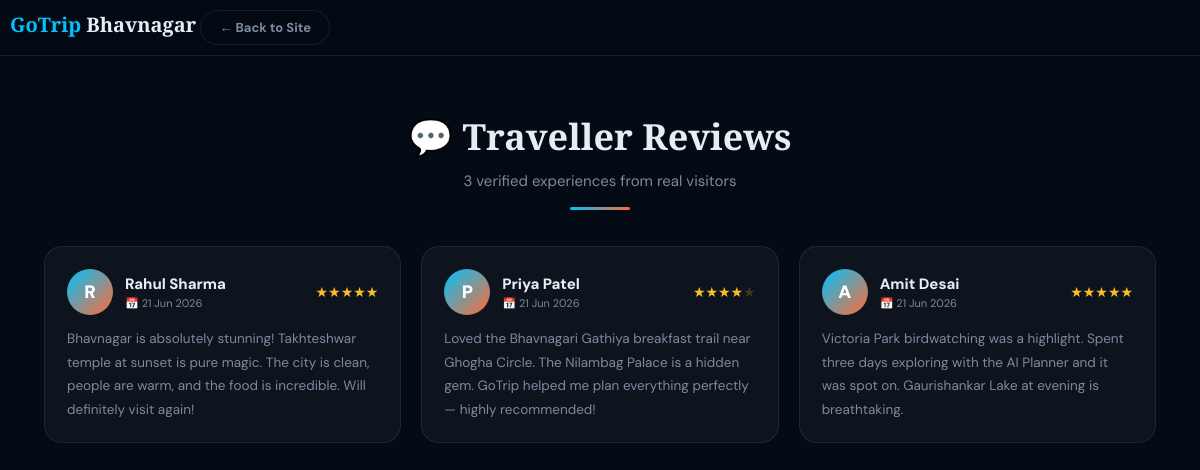
/all-reviews.php, run on the app's committed database.
### tables this page shows
CREATE TABLE IF NOT EXISTS reviews (
  id         INT AUTO_INCREMENT PRIMARY KEY,
  name       VARCHAR(100) NOT NULL,
  rating     TINYINT NOT NULL,
  message    TEXT NOT NULL,
  image_path VARCHAR(300) NULL DEFAULT NULL,
  approved   TINYINT DEFAULT 0,
  created_at DATETIME DEFAULT CURRENT_TIMESTAMP
);

### all-reviews.php (the view, shortened to what this page needs)
<?php
require_once 'db.php';
$r = $conn->query(
  "SELECT id, name, rating, message, image_path, created_at
       FROM reviews
      WHERE approved = 1
      ORDER BY created_at DESC"
);
$total = $r ? $r->num_rows : 0;
?>
<!DOCTYPE html>
<html lang="en">
<head>
</head>
<body>
  <div class="top-bar">
    <a href="index.php" class="logo">GoTrip <span>Bhavnagar</span></a>
    <a href="index.php" class="back-link">← Back to Site</a>
  </div>
  <div class="page-header">
    <h1 class="page-title">💬 Traveller Reviews</h1>
    <p class="page-sub"><?= $total ?> verified experience<?= $total !== 1 ? 's' : '' ?> from real visitors</p>
    <div class="divider"></div>
  </div>
  <div class="container">
    <?php if ($r && $r->num_rows > 0): ?>
      <div class="reviews-grid">
        <?php while ($rv = $r->fetch_assoc()):
          $initial = strtoupper(mb_substr($rv['name'], 0, 1));
          $filled  = str_repeat('★', (int)$rv['rating']);
          $empty   = str_repeat('★', 5 - (int)$rv['rating']);
          $date    = date('d M Y', strtotime($rv['created_at']));
        ?>
          <div class="review-card">
            <div class="card-top">
              <div class="avatar"><?= htmlspecialchars($initial) ?></div>
              <div>
                <div class="reviewer-name"><?= htmlspecialchars($rv['name']) ?></div>
                <div class="reviewer-date">📅 <?= $date ?></div>
              </div>
              <div class="stars"><?= $filled ?><span style="opacity:.2"><?= $empty ?></span></div>
            </div>
            <p class="review-body"><?= htmlspecialchars($rv['message']) ?></p>
          </div>
        <?php endwhile; ?>
      </div>
    <?php endif; ?>
  </div>
</body>
</html>

### all-reviews.php (style rules this page uses)
*, *::before, *::after { box-sizing: border-box; margin: 0; padding: 0 }
:root { --accent: #00c2ff; --accent2: #ff6b35; --bg: #050b14; --bg-rgba: rgba(5, 11, 20, 0.92); --card: rgba(255, 255, 255, 0.04); --card-border: rgba(255, 255, 255, 0.08); --text: #e8edf5; --muted: #7a8ba0; --radius: 18px }
body { font-family: 'DM Sans', sans-serif; background: var(--bg); color: var(--text); ... }
.top-bar { padding: 10px; background: var(--bg-rgba); border-bottom: 1px solid var(--card-border); backdrop-filter: blur(20px); ... }
.logo { font-family: 'Playfair Display', serif; font-size: 20px; font-weight: 900; color: var(--accent); text-decoration: none }
.logo span { color: var(--text) }
.back-link { display: inline-flex; align-items: center; gap: 6px; color: var(--muted); font-size: 13px; font-weight: 700; text-decoration: none; padding: 8px 18px; border-radius: 20px; border: 1px solid var(--card-border); transition: all .2s }
.page-header { text-align: center; padding: 56px 20px 36px }
.page-title { font-family: 'Playfair Display', serif; font-size: 36px; font-weight: 900; margin-bottom: 10px }
.page-sub { font-size: 15px; color: var(--muted) }
.divider { width: 60px; height: 3px; background: linear-gradient(90deg, var(--accent), var(--accent2)); border-radius: 2px; margin: 16px auto 0 }
.container { max-width: 1160px; margin: 0 auto; padding: 0 24px }
.reviews-grid { display: grid; grid-template-columns: repeat(auto-fill, minmax(300px, 1fr)); gap: 20px }
.review-card { background: var(--card); border: 1px solid var(--card-border); border-radius: var(--radius); padding: 22px 22px 20px; transition: transform .22s, box-shadow .22s; animation: fadeUp .3s ease }
.card-top { display: flex; align-items: center; gap: 12px; margin-bottom: 12px }
.avatar { width: 46px; height: 46px; border-radius: 50%; background: linear-gradient(135deg, var(--accent), var(--accent2)); display: flex; align-items: center; justify-content: center; font-size: 18px; font-weight: 900; color: #fff; flex-shrink: 0 }
.reviewer-name { font-weight: 800; font-size: 15px; color: var(--text) }
.reviewer-date { font-size: 11px; color: var(--muted); margin-top: 2px }
.stars { font-size: 14px; margin-left: auto; color: #fbbf24 }
.review-body { font-size: 13.5px; color: var(--muted); line-height: 1.75 }

### data on the page
reviews: name "R", name "Rahul Sharma", created_at "21 Jun 2026", rating "★★★★★", message "Bhavnagar is absolutely stunning! Takhteshwar temple at sunset is pure magic. The city is clean, people are warm, and the food is incredible. Will definitely visit again!"
reviews: name "P", name "Priya Patel", created_at "21 Jun 2026", rating "★★★★", rating "★", message "Loved the Bhavnagari Gathiya breakfast trail near Ghogha Circle. The Nilambag Palace is a hidden gem. GoTrip helped me plan everything perfectly — highly recommended!"
reviews: name "A", name "Amit Desai", created_at "21 Jun 2026", rating "★★★★★", message "Victoria Park birdwatching was a highlight. Spent three days exploring with the AI Planner and it was spot on. Gaurishankar Lake at evening is breathtaking."

### other printed values
$total "3"
